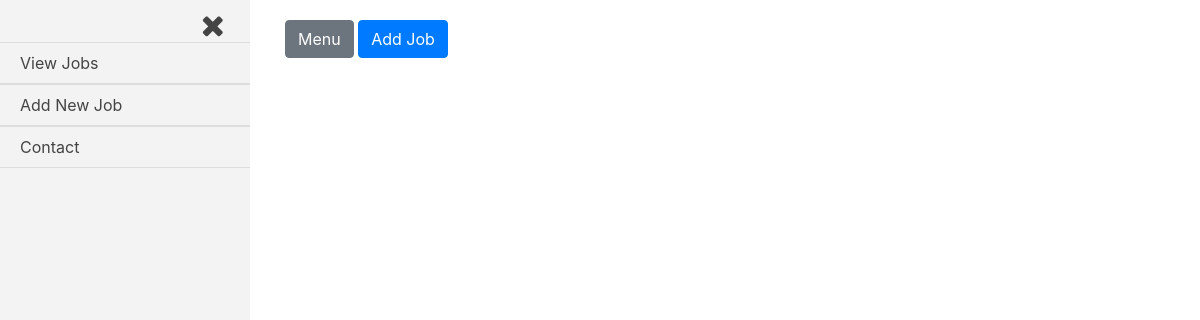
The page /jobs/ (signed in) on the database as committed earlier.
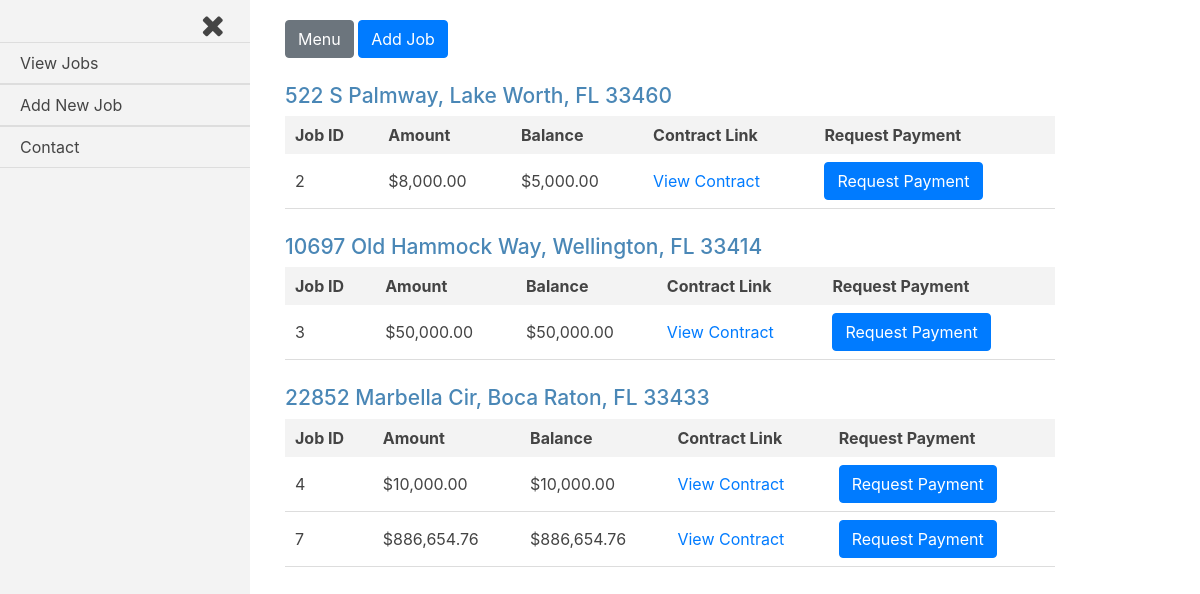
The same page on the database as committed later.
### jobs/models.py (models this page shows, shortened)
class Current_Worker(models.Model):
    house = models.ForeignKey(House, on_delete=models.CASCADE)
    company = models.ForeignKey(settings.AUTH_USER_MODEL, on_delete=models.CASCADE)
    current = models.BooleanField(default=False)

class House(models.Model):
    address = models.CharField(max_length=250)
    companies = models.ManyToManyField(settings.AUTH_USER_MODEL, through='Current_Worker')

class Job(models.Model):
    house = models.ForeignKey(House, on_delete=models.CASCADE)
    company = models.ForeignKey(settings.AUTH_USER_MODEL, on_delete=models.CASCADE,)
    start_amount = models.DecimalField(max_digits=8, decimal_places=2, default=0.00)
    start_date = models.DateTimeField(auto_now_add=True, blank=True)
    total_paid = models.DecimalField(max_digits=8, decimal_places=2, default=0.00)
    document_link = models.CharField(max_length=800)
    approved = models.BooleanField(default=False)
    @property
    def balance(self):
        if self.total_paid > self.start_amount:
            logger.error('Total amount paid exceeds the starting job amount.')
        diff = self.start_amount - self.total_paid
        balance = models.DecimalField(max_digits=8, decimal_places=2, default=diff)
        return diff

### jobs/views.py (the view)
# urls.py: path('', views.index, name='index'),
def index(request):
    current_user = request.user
    current_workers = Current_Worker.objects.filter(company_id=current_user.id, current=True)
    jobs = Job.objects.filter(company_id=current_user.id, approved=True)
    template = loader.get_template('jobs/index.html')
    form = Request_Payment_Form()
    context = {
        'current_workers': current_workers,
        'jobs': jobs,
        'current_user': current_user,
        'form': form,
    }
    if request.method == 'POST':
        form = Request_Payment_Form(request.POST)
        if form.is_valid():
            job_id = int(request.POST.get('job_id'))
            job = Job.objects.filter(id=job_id)
            amount = form.cleaned_data['amount']
            """if the current company already has a pending request for payment for a job for a house,
            do NOT write to the Request_Payment table"""
            flag = Request_Payment.objects.filter(job=job[0], amount=amount, approved=False)
            if not flag:
                job = Request_Payment(job=job[0], amount=amount, approved=False)
                job.save()
            return redirect('/accounts/login')
    else:
        form = Request_Payment_Form()
    return HttpResponse(template.render(context, request))

### jobs/forms.py
class Request_Payment_Form(ModelForm, forms.Form):
    class Meta:
        model = Request_Payment
        exclude = ['job', 'approved']
        widgets = {
            'amount': forms.HiddenInput(),
        }
        labels = {
        }

### jobs/templates/jobs/index.html (shortened to what this page needs)
{% extends 'base_login.html' %}
{% load humanize %}
{% load static %}
{% block content %}
{% for current_worker in current_workers %}
<div class="job-container">
  <div class="house">
    <h3 class="house-address">{{current_worker.house.address}}</h3>
  </div>
  <table class="job-summary">
    <tr class="job-headings">
      <th>Job ID</th>
      <th>Amount</th>
      <th>Balance</th>
      <th>Contract Link</th>
      <th>Request Payment</th>
    </tr>
    {% for job in jobs %}
      {% if job.house.address == current_worker.house.address %}
    <tr class="job-info">
      <td>{{job.id}}</td>
      <td>${{job.start_amount|intcomma}}</td>
      <td>${{job.balance|intcomma}}</td>
      <td><a href="{{job.document_link}}">View Contract</a></td>
      <td>
        <form class="request-payment-form" action="" method="post">
          <input class="btn btn-primary request-payment" type="submit" name="" value="Request Payment">
        </form>
      </td>
    </tr>
      {% endif %}
    {% endfor %}
  </table>
</div>
{% endfor %}
{% endblock content %}

Rows that differ between the two databases and show on the page:
added Current_Worker: house.address "522 S Palmway, Lake Worth, FL 33460"
added Job: id "2", start_amount "8,000.00", balance "5,000.00", shown under "522 S Palmway, Lake Worth, FL 33460"
added Current_Worker: house.address "10697 Old Hammock Way, Wellington, FL 33414"
added Job: id "3", start_amount "50,000.00", balance "50,000.00", shown under "10697 Old Hammock Way, Wellington, FL 33414"
added Current_Worker: house.address "22852 Marbella Cir, Boca Raton, FL 33433"
added Job: id "4", start_amount "10,000.00", balance "10,000.00", shown under "22852 Marbella Cir, Boca Raton, FL 33433"
now on this page (row edited): Job: id "7", start_amount "886,654.76", balance "886,654.76", shown under "22852 Marbella Cir, Boca Raton, FL 33433"
